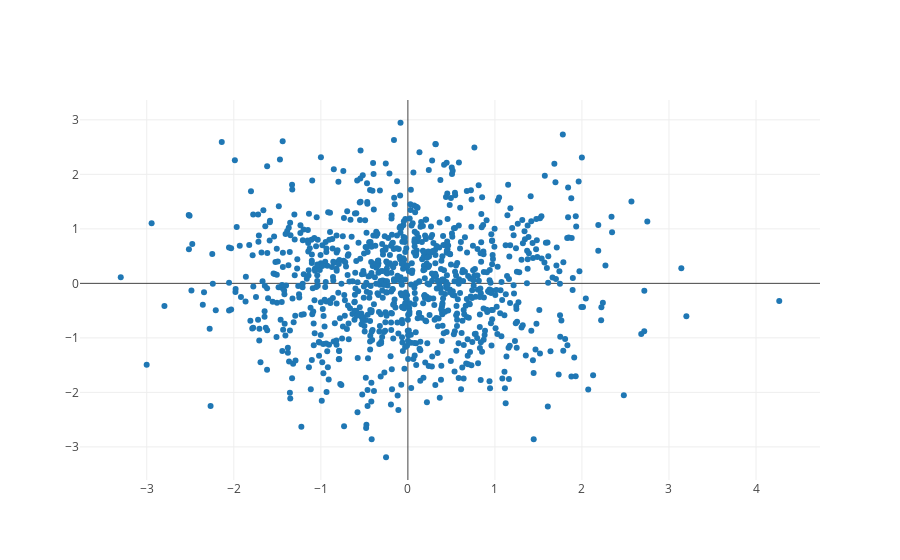

The code cell stored with this chart in its notebook:
### Markdown cell above
## Scatter plot simple

### Code cell
N = 1000
random_x = np.random.randn(N)
random_y = np.random.randn(N)

# Create a trace
trace = go.Scatter(
    x = random_x,
    y = random_y,
    mode = 'markers'
)

data = [trace]

plotly.offline.iplot(data)

### Figure 1 — Plotly figure (JSON) as saved in the notebook; plotly's stock layout.template omitted (floating-point values rounded to 4 significant figures; data arrays with more than 128 entries replaced by an {"elided": "..."} marker saying what was removed)
{"data": [{"mode": "markers", "type": "scatter", "uid": "e1d92c52-99bf-11e8-bc6e-14109fe647dd", "x": {"elided": "1000 float values"}, "y": {"elided": "1000 float values"}}], "layout": {}}
